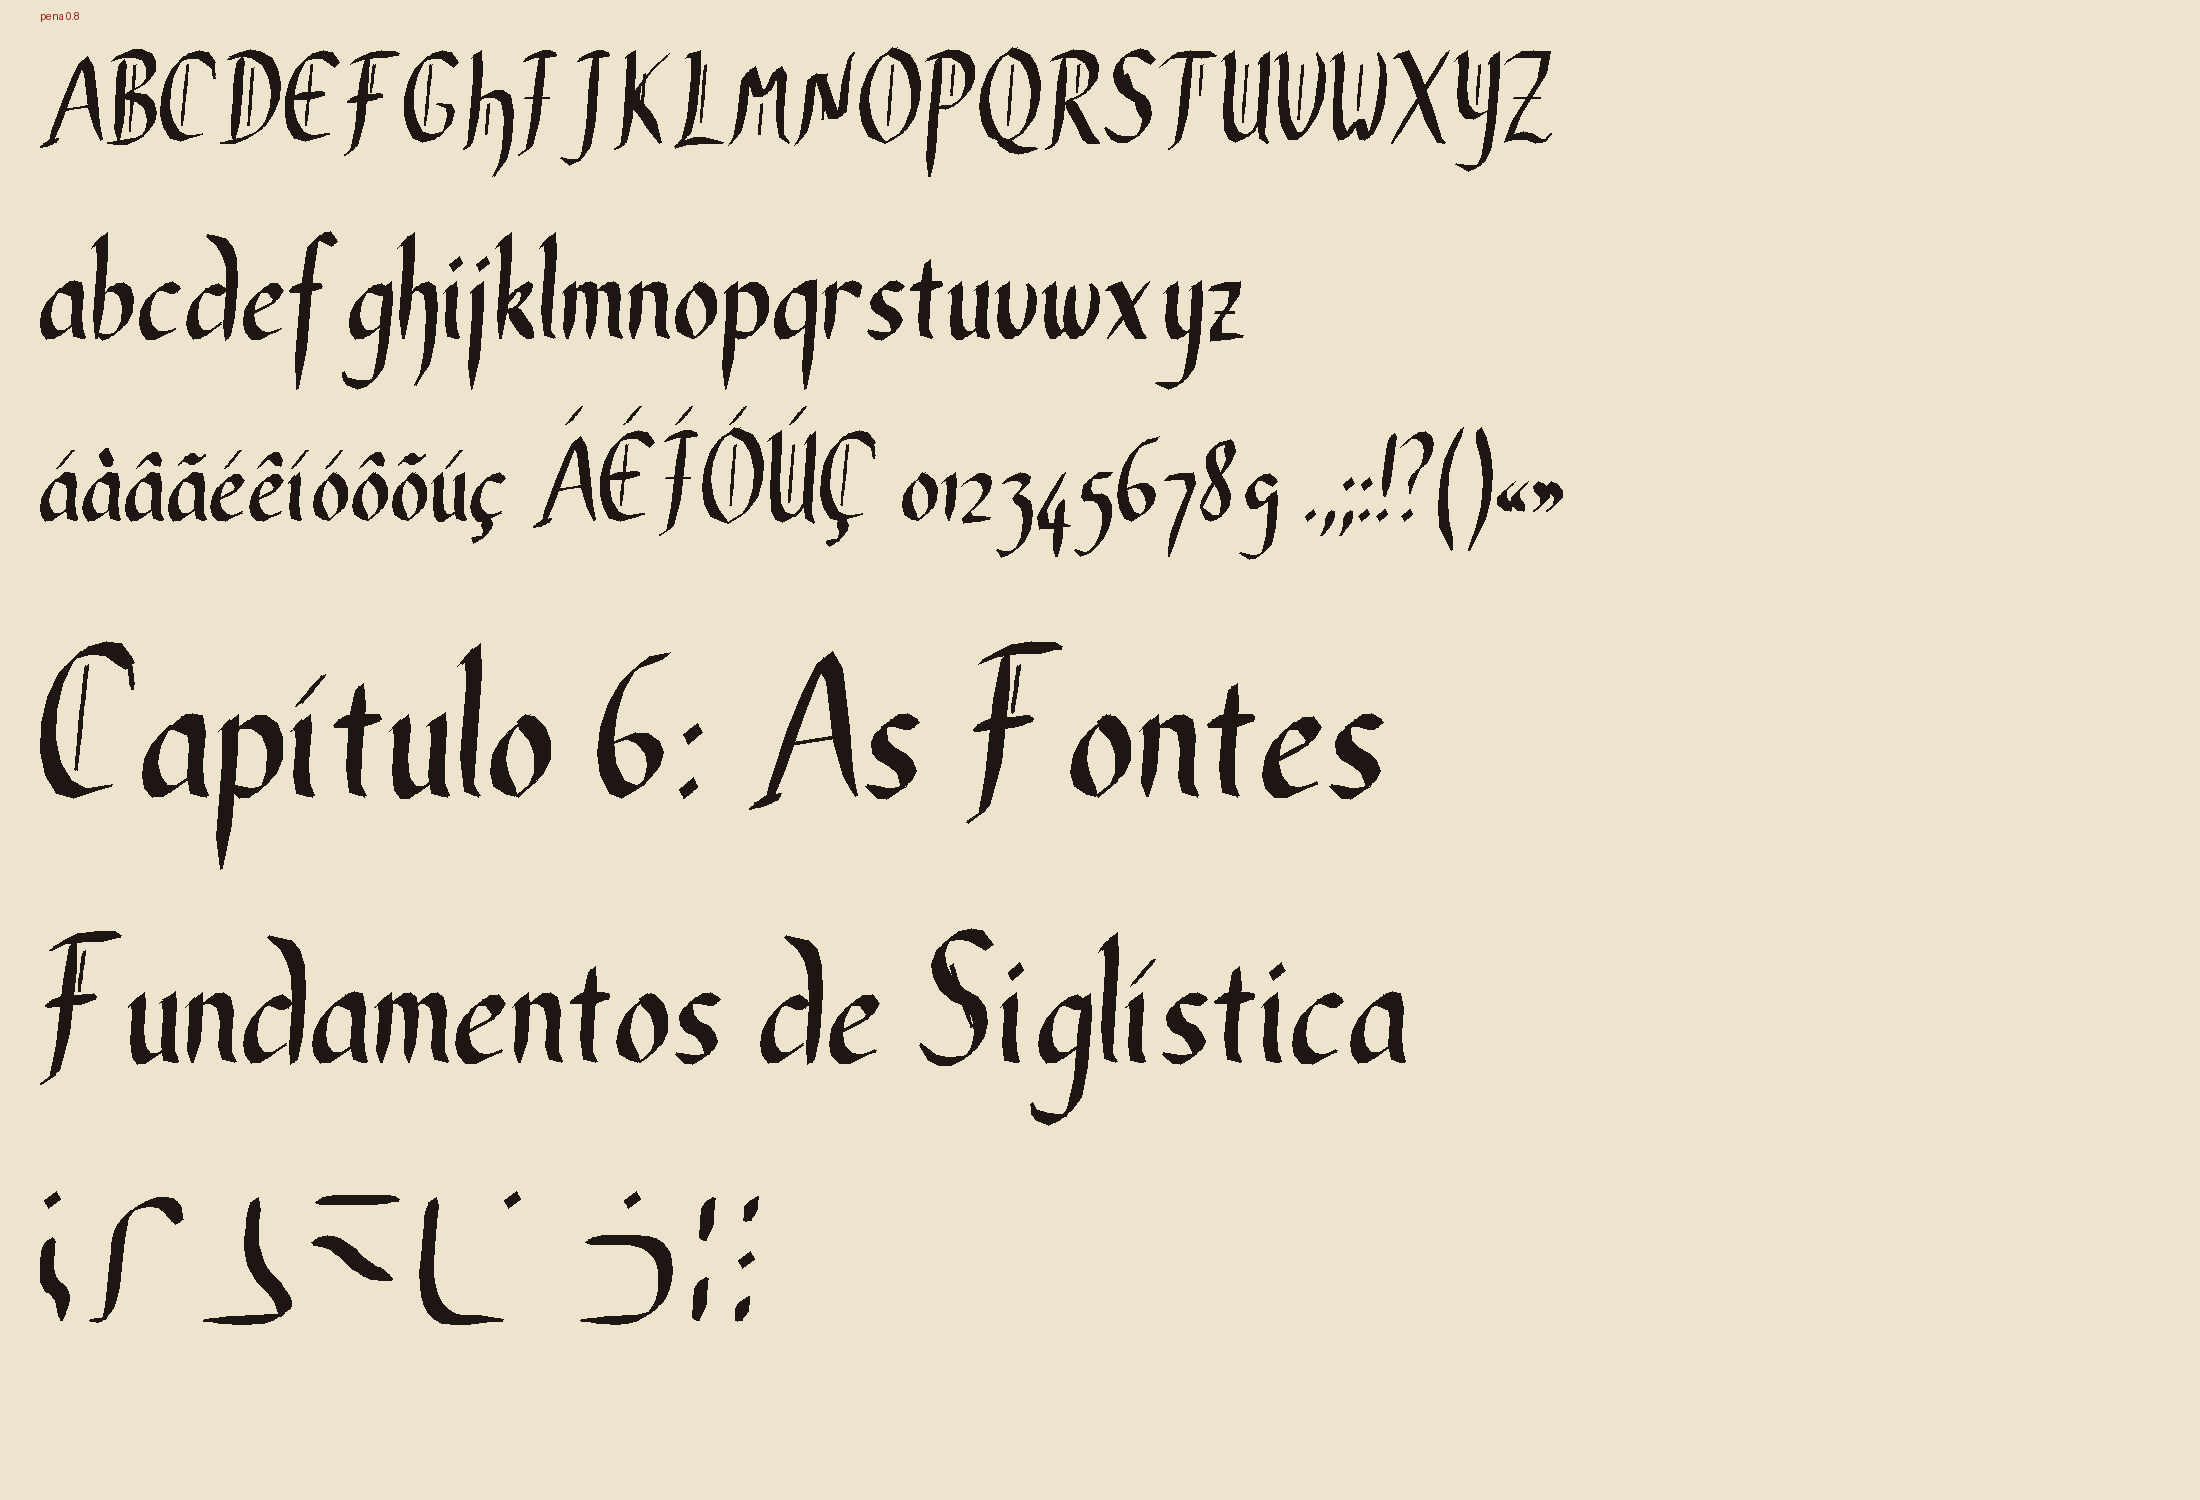

Here is the Python script that generated this plot:
"""Amostra da bastarda e das runas a pena, em duas larguras de pena."""
import sys
sys.path.insert(0, ".."); sys.path.insert(0, "../sga")
from PIL import Image, ImageDraw
import pena
from bastarda import compose
from glifos import GLYPHS

INK = (30, 22, 18)


def bbox(polys):
    xs = [x for p in polys for x, _ in p]
    return min(xs), max(xs)


def write(d, text, ox, oy, scale, nib, runes=False, gap=0.32, space=1.5, smooth=1, squeeze=0.88):
    x = ox
    for ch in text:
        if ch == " ":
            x += space * scale
            continue
        if runes:
            _, _, strokes, dots = GLYPHS[ch]
            polys = pena.glyph(strokes, dots, nib=nib, smooth=3)
        else:
            strokes, dots = compose(ch)
            polys = pena.glyph(strokes, dots, nib=nib, smooth=smooth)
            polys = [[(x0_ * squeeze, y_) for x0_, y_ in p] for p in polys]
        x0, x1 = bbox(polys)
        for p in polys:
            d.polygon([(x + (px - x0) * scale, oy + py * scale) for px, py in p], fill=INK)
        x += (x1 - x0 + gap) * scale
    return x


def sheet(nib, name):
    im = Image.new("RGB", (2200, 1500), (238, 228, 205))
    d = ImageDraw.Draw(im)
    d.text((40, 10), f"pena {nib}", fill=(150, 30, 25))
    write(d, "ABCDEFGHIJKLMNOPQRSTUVWXYZ", 40, 50, 15, nib)
    write(d, "abcdefghijklmnopqrstuvwxyz", 40, 230, 18, nib)
    write(d, "áàâãéêíóôõúç ÁÉÍÓÚÇ 0123456789 .,;:!?()«»", 40, 430, 15, nib)
    write(d, "Capítulo 6: As Fontes", 40, 640, 26, nib)
    write(d, "Fundamentos de Siglística", 40, 930, 22, nib)
    write(d, "CABDE QIJ", 40, 1200, 20, nib, runes=True, gap=1.0, space=2.0)
    im.save(name)


sheet(0.80, "amostra_pena.png")
print("ok")
